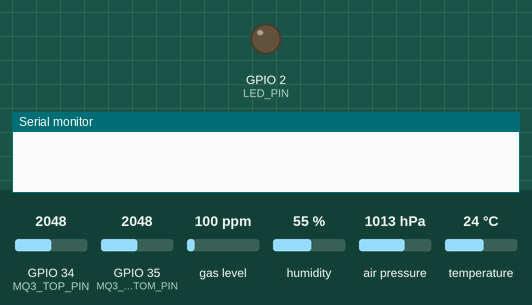
The sketch below on a simulated ESP32. Parts: output pins drawn as LEDs (lit = HIGH), the last lines printed to the serial monitor. Inputs (shaded band) come from the test bench; at power-on: GPIO 34 (MQ3_TOP_PIN) = 2048, GPIO 35 (MQ3_BOTTOM_PIN) = 2048, gas level 100 ppm, humidity 55 %, air pressure 1013 hPa, temperature 24 °C (analog values on the 0–4095 scale). WiFi joins after 1.5 s; servers stay silent unless stated; no MQTT or app messages arrive unless stated.

Above: at 0.0 s.
At 1.1 s:
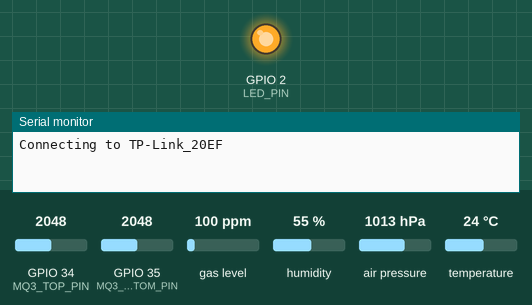
Timing chart, 0 to 5.1 s (numbered marks = the images above):
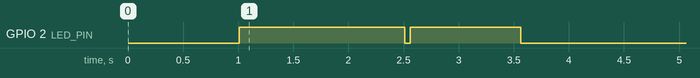

The sketch:

Esp_Main.ino
```cpp
#include <WiFi.h>
#include <PubSubClient.h>
#include <Wire.h>
#include <Adafruit_BME680.h>

// WiFi and MQTT configuration
const char* ssid = "TP-Link_20EF";
const char* password = "64052130";
const char* mqtt_server = "192.168.0.175";
const int mqtt_port = 1883;
const char* mqtt_topic = "mq3/data";

WiFiClient espClient;
PubSubClient mqttClient(espClient);
Adafruit_BME680 bme;

// MQ-3 pin configuration
const int MQ3_BOTTOM_PIN = 35;
const int MQ3_BOTTOM_D_PIN = 26;
const int MQ3_TOP_PIN = 34;
const int MQ3_TOP_D_PIN = 25;
const int MQ3_A_PINS[3] = {32, MQ3_BOTTOM_PIN, MQ3_TOP_PIN};
const int MQ3_D_PINS[3] = {25, MQ3_BOTTOM_D_PIN, MQ3_TOP_D_PIN};

// Calibration & gas sensor constants
const float RL_VALUE = 10.0;
const float Vc = 5.0;
const float CLEAN_AIR_FACTOR = 60.0;

// Calibration control
const bool FORCE_CALIBRATION = false;
const int CALIBRATION_SAMPLES = 20;
const int CALIBRATION_INTERVAL = 250;

// R0 values (update these after calibration)
float R0_MQ3_BOTTOM = 1.87;  // ← Update after initial calibration
float R0_MQ3_TOP = 1.87;     // ← Update after initial calibration

const int LED_PIN = 2;
bool bmeAvailable = false;
const unsigned long PUBLISH_INTERVAL = 60000;
const unsigned long RESET_INTERVAL = 15UL * 60UL * 1000UL;
unsigned long lastPublishTime = 0;
unsigned long startTime = 0;

void flashLED(int times, int duration) {
  for (int i = 0; i < times; i++) {
    digitalWrite(LED_PIN, HIGH);
    delay(duration);
    digitalWrite(LED_PIN, LOW);
    delay(duration > 200 ? duration : 100);
  }
}

float readSensorResistance(int sensorPin) {
  int analogValue = analogRead(sensorPin);
  if (analogValue < 1) analogValue = 1;
  float sensorVoltage = analogValue * (Vc / 4095.0);
  if (sensorVoltage < 0.1) sensorVoltage = 0.1;
  return ((Vc - sensorVoltage) / sensorVoltage) * RL_VALUE;
}

float calibrateSensor(int sensorPin) {
  float rs_sum = 0.0;
  int valid_samples = 0;
  for (int i = 0; i < CALIBRATION_SAMPLES; i++) {
    float rs = readSensorResistance(sensorPin);
    if (rs > 0.1 && rs < 1000) {
      rs_sum += rs;
      valid_samples++;
    }
    delay(CALIBRATION_INTERVAL);
  }
  if (valid_samples < CALIBRATION_SAMPLES / 2) {
    Serial.println("⚠️ Too few valid samples, returning default R0 = 10");
    return 10.0;
  }
  float rs_avg = rs_sum / valid_samples;
  float r0 = rs_avg / CLEAN_AIR_FACTOR;
  if (r0 < 0.1 || r0 > 100) {
    Serial.println("⚠️ R0 out of expected range, returning default R0 = 10");
    return 10.0;
  }
  return r0;
}

float analogToPPM(int analogValue, float r0) {
  if (analogValue < 1) analogValue = 1;
  float sensorVoltage = analogValue * (Vc / 4095.0);
  if (sensorVoltage < 0.1) sensorVoltage = 0.1;
  float rs = ((Vc - sensorVoltage) / sensorVoltage) * RL_VALUE;
  float ratio = rs / r0;
  return 607.9 * pow(ratio, -2.868);
}

void setup_wifi() {
  delay(10);
  Serial.print("Connecting to "); Serial.println(ssid);
  digitalWrite(LED_PIN, HIGH);
  WiFi.begin(ssid, password);
  while (WiFi.status() != WL_CONNECTED) {
    delay(500);
    Serial.print(".");
  }
  digitalWrite(LED_PIN, LOW);
  Serial.println("\n✅ WiFi connected! IP: " + WiFi.localIP().toString());
}

void reconnectMQTT() {
  while (!mqttClient.connected()) {
    Serial.print("Connecting to MQTT...");
    if (mqttClient.connect("ESP32Client")) {
      Serial.println("connected!");
    } else {
      Serial.print("failed (rc=");
      Serial.print(mqttClient.state());
      Serial.println("), retrying...");
      delay(5000);
    }
  }
}

void setup() {
  Serial.begin(115200);
  delay(1000);
  pinMode(LED_PIN, OUTPUT);
  pinMode(MQ3_BOTTOM_D_PIN, INPUT);
  pinMode(MQ3_TOP_D_PIN, INPUT);

  setup_wifi();
  mqttClient.setServer(mqtt_server, mqtt_port);
  if (mqttClient.connect("ESP32Client")) {
    Serial.println("✅ MQTT connected!");
    flashLED(1, 1000);
  } else {
    Serial.print("❌ MQTT failed, rc=");
    Serial.println(mqttClient.state());
    flashLED(5, 150);
  }

  Wire.begin(21, 22);

  Serial.println("🔍 Initializing BME680...");
  if (bme.begin(0x76) || bme.begin(0x77)) {
    bmeAvailable = true;
    Serial.println("✅ BME680 detected.");
    bme.setTemperatureOversampling(BME680_OS_8X);
    bme.setHumidityOversampling(BME680_OS_2X);
    bme.setPressureOversampling(BME680_OS_4X);
    bme.setGasHeater(320, 150);
  } else {
    Serial.println("❌ BME680 not found.");
    bmeAvailable = false;
  }

  analogReadResolution(12);
  for (int i = 0; i < 3; i++) {
    analogSetPinAttenuation(MQ3_A_PINS[i], ADC_11db);
    pinMode(MQ3_D_PINS[i], INPUT);
  }

  // Calibrate MQ3 sensors only if forced
  if (FORCE_CALIBRATION) {
    Serial.println("⚠️ FORCE_CALIBRATION is TRUE — calibrating MQ3 sensors!");
    Serial.println("Please expose to clean air (no alcohol or VOCs)...");

    R0_MQ3_BOTTOM = calibrateSensor(MQ3_BOTTOM_PIN);
    R0_MQ3_TOP = calibrateSensor(MQ3_TOP_PIN);

    Serial.print("✅ Calibration complete. Copy these values:\nR0_MQ3_BOTTOM = ");
    Serial.print(R0_MQ3_BOTTOM);
    Serial.print("; R0_MQ3_TOP = ");
    Serial.println(R0_MQ3_TOP);
  } else {
    Serial.println("ℹ️ Using fixed R0 values — skipping calibration.");
  }

  lastPublishTime = millis();
  startTime = millis();
}

void loop() {
  if (!mqttClient.connected()) reconnectMQTT();
  mqttClient.loop();

  unsigned long currentTime = millis();

  if (currentTime - lastPublishTime >= PUBLISH_INTERVAL) {
    float temp = 0, humidity = 0, pressure = 0, gas = 0;
    if (bmeAvailable && bme.performReading()) {
      temp = bme.temperature;
      humidity = bme.humidity;
      pressure = bme.pressure / 100.0;
      gas = bme.gas_resistance / 1000.0;
    }

    int bottomAnalog = analogRead(MQ3_BOTTOM_PIN);
    int topAnalog = analogRead(MQ3_TOP_PIN);
    float bottomPPM = analogToPPM(bottomAnalog, R0_MQ3_BOTTOM);
    float topPPM = analogToPPM(topAnalog, R0_MQ3_TOP);

    char jsonPayload[512];
    snprintf(jsonPayload, sizeof(jsonPayload),
      "{"
      "\"time\":%lu,"
      "\"BME_Temp\":%.2f,"
      "\"BME_Humidity\":%.2f,"
      "\"BME_VOC_Ohm\":%.2f,"
      "\"MQ3_Bottom_Analog\":%d,"
      "\"MQ3_Bottom_PPM\":%.2f,"
      "\"MQ3_Top_Analog\":%d,"
      "\"MQ3_Top_PPM\":%.2f"
      "}",
      currentTime, temp, humidity, gas,
      bottomAnalog, bottomPPM,
      topAnalog, topPPM
    );

    Serial.println("Publishing to topic:");
    Serial.println(jsonPayload);
    mqttClient.publish(mqtt_topic, jsonPayload);

    lastPublishTime = currentTime;
  }

  if (currentTime - startTime >= RESET_INTERVAL) {
    Serial.println("🔁 Performing scheduled soft reset.");
    delay(1000);
    esp_restart();
  }
}
```
